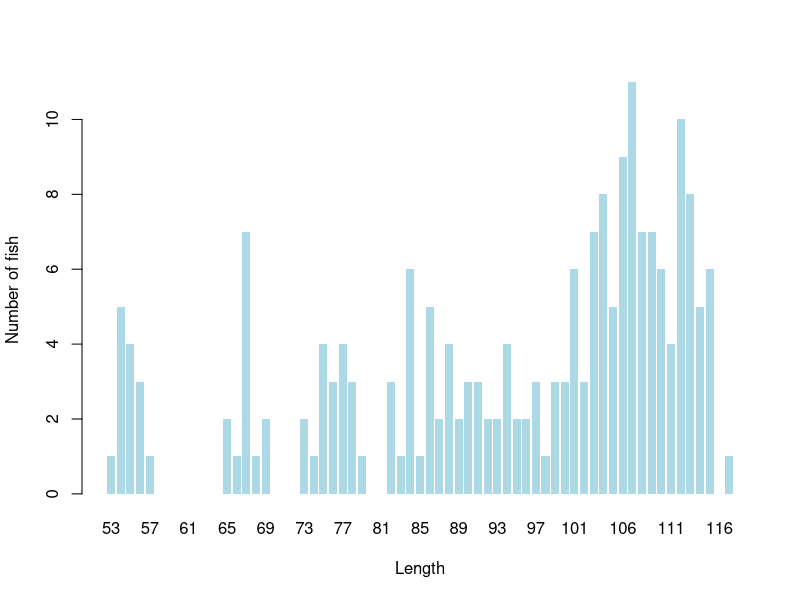
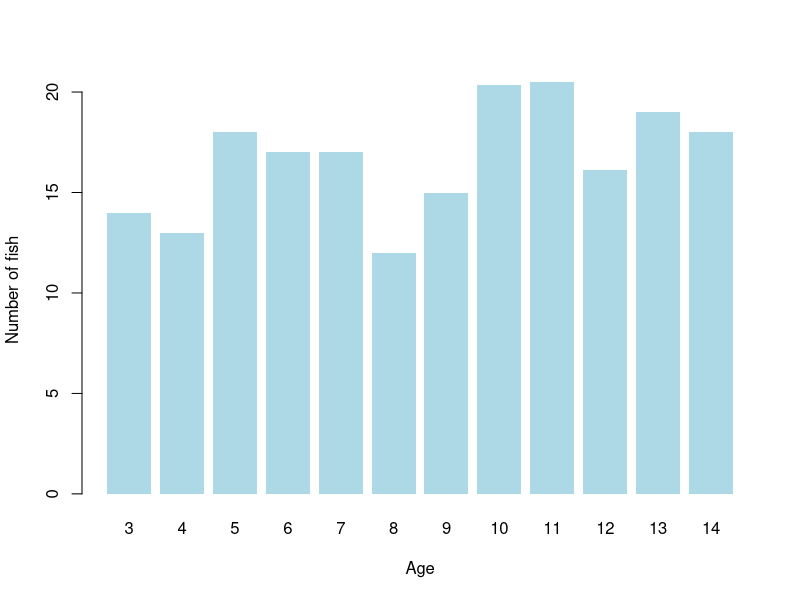
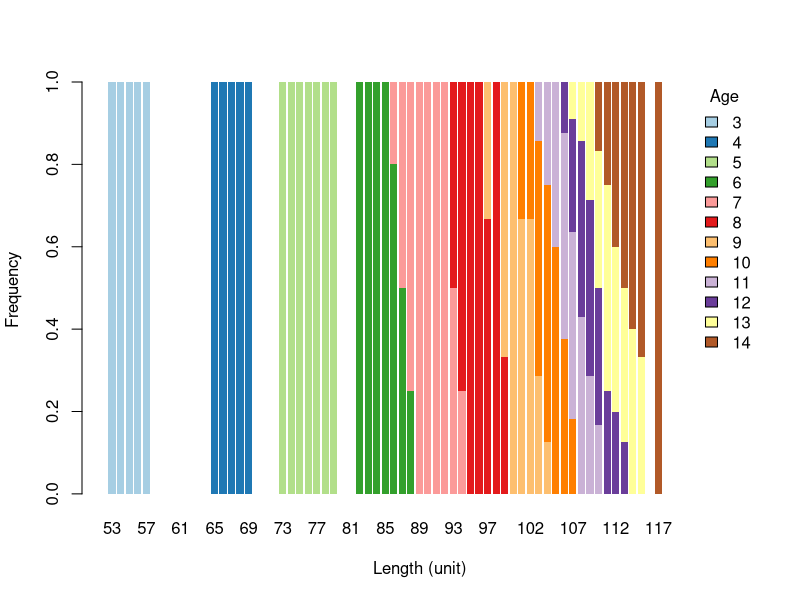
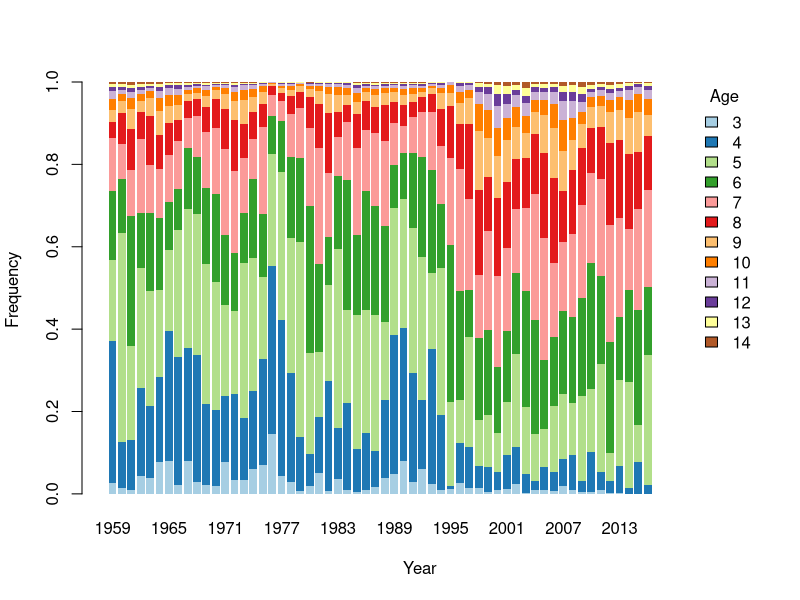

Here is the R script that generated these plots, in order:
## ---- chunk 1
knitr::opts_chunk$set(message = F, echo = T)
## ---- chunk 2
# importing data
age.at.length <- read.csv("age_length_data.csv")
catch.at.length <- read.csv("catch_length.csv")
## ---- chunk 3
# data exploration
class(age.at.length)
dim(age.at.length) 
sapply(age.at.length, class)
## ---- chunk 4
class(catch.at.length)
dim(catch.at.length) 
sapply(catch.at.length, class)
## ---- chunk 5
barplot(catch.at.length$Count,names=catch.at.length$Length, 
        xlab = "Length", ylab = "Number of fish", 
        col = "lightblue", border = NA)
## ---- chunk 6
library(dplyr)
age.at.length <- age.at.length %>% mutate(total=apply(age.at.length[,-1],1,sum)) # create a new column for the total of catch
age.at.length.in.proportion <- age.at.length[,c(2:14)]/age.at.length$total # compute the proportion of age at length
catch.at.age <- age.at.length.in.proportion*catch.at.length$Count # compute catch at age
catch.at.age <- apply(catch.at.age[,-13],2,sum, na.rm = T) # compute the total of catch for each age
# view the catch at age data
catch.at.age
## ---- chunk 7
barplot(catch.at.age,names=c(3:14),
        xlab = "Age", ylab = "Number of fish", 
        col = "lightblue", border = NA)
## ---- chunk 8
age.at.length.in.proportion.t <- t(age.at.length.in.proportion)
colnames(age.at.length.in.proportion.t) <- catch.at.length$Length
row.names(age.at.length.in.proportion.t) <- c(3:15)

library(RColorBrewer)
options(warn = -1)
col1 <- brewer.pal(nrow(age.at.length.in.proportion.t), "Paired") 
barplot(age.at.length.in.proportion.t[-13,], col = col1, xlim = c(0, 88), 
        xlab = "Length (unit)", ylab = "Frequency", border = NA)
legend1 <- legend("topright",legend = c(3:14), title = "Age", fill = col1, box.col = "white")
## ---- chunk 9
# importing the data
catch.at.length.ts <- read.csv("catch.at.length.ts1.csv")
colnames(catch.at.length.ts) <- c("length",array(1959:2016)) # re-name columns
## ---- chunk 10
X <- age.at.length.in.proportion[,-13]
Y <- catch.at.length.ts[,-1]

S1 <- list()
S2 <- list()
S3 <- list()

for (i in 1:ncol(Y)) {
  S1[i] <- subset(Y, select = c(i))
  S2[[i]] <- X * S1[[i]]
  S3[[i]] <- apply(S2[[i]],2,sum,na.rm=T)
}

catch.at.age.ts <- as.data.frame(do.call(cbind,S3))
colnames(catch.at.age.ts) <- c(1959:2016)
row.names(catch.at.age.ts) <- c(3:14)

M <- as.matrix(catch.at.age.ts)
M <- M%*%diag(1/apply(M,2,sum))
colnames(M) <- c(1959:2016)
## ---- chunk 11
# Proportion at age
barplot(M, col = col1, xlim = c(0, 80),
        xlab = "Year", ylab = "Frequency", border = NA)
legend1 <- legend("topright",legend = c(3:14), title = "Age", fill = col1, box.col = "white")
